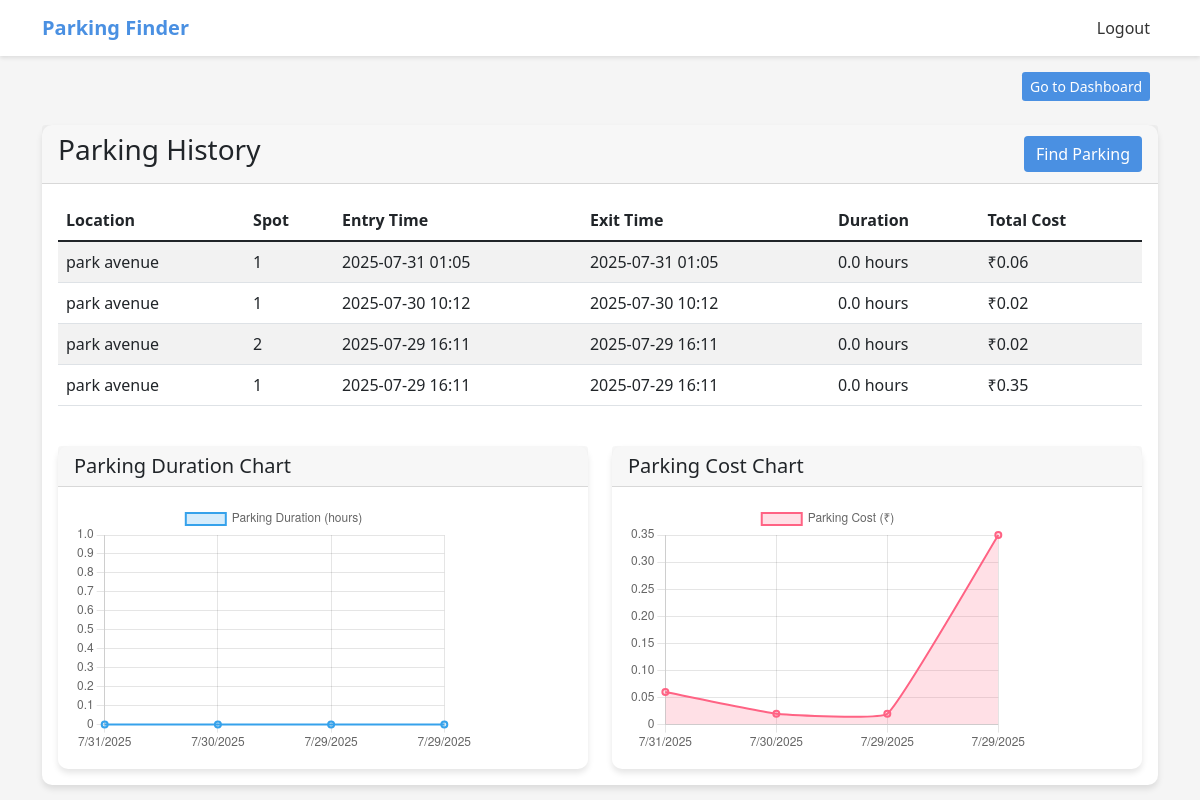
The page /user/history (signed in) on the database its author committed.
### app/models.py (models this page shows, shortened)
class Reservation(db.Model):
    __tablename__ = 'reservations'
    id = db.Column(db.Integer, primary_key=True)
    spot_id = db.Column(db.Integer, db.ForeignKey('parking_spots.id'), nullable=False)
    user_id = db.Column(db.Integer, db.ForeignKey('users.id'), nullable=False)
    parking_time = db.Column(db.DateTime, default=datetime.utcnow)
    leaving_time = db.Column(db.DateTime)
    cost_per_hour = db.Column(db.Float)
    def calculate_total_cost(self):
        if not self.leaving_time:
            return 0
        duration = (self.leaving_time - self.parking_time).total_seconds() / 3600  # hours
        return round(duration * self.cost_per_hour, 2)

class ParkingLot(db.Model):
    __tablename__ = 'parking_lots'
    id = db.Column(db.Integer, primary_key=True)
    prime_location_name = db.Column(db.String(100), nullable=False)
    address = db.Column(db.String(200), nullable=False)
    pin_code = db.Column(db.String(6), nullable=False)
    price_per_hour = db.Column(db.Float, nullable=False)
    max_spots = db.Column(db.Integer, nullable=False)
    spots = db.relationship('ParkingSpot', backref='lot', lazy=True, cascade="all, delete-orphan")

class ParkingSpot(db.Model):
    __tablename__ = 'parking_spots'
    id = db.Column(db.Integer, primary_key=True)
    lot_id = db.Column(db.Integer, db.ForeignKey('parking_lots.id'), nullable=False)
    status = db.Column(db.String(1), default='A')  # A - Available, O - Occupied
    reservation = db.relationship('Reservation', backref='spot', uselist=False)

### app/routes.py (the view)
@user.route('/history')
@login_required
@user_required
def parking_history():
    completed_reservations = Reservation.query.filter_by(
        user_id=current_user.id
    ).filter(
        Reservation.leaving_time.isnot(None)
    ).order_by(Reservation.parking_time.desc()).all()
    return render_template('user/history.html', reservations=completed_reservations)

### app/__init__.py (called while the page is built)
@login_manager.user_loader
def load_user(user_id):
    from .models import User
    return User.query.get(int(user_id))

### app/templates/user/history.html (shortened to what this page needs)
{% extends 'base.html' %}
{% block content %}
<div class="container mt-4">
    <div class="card">
        <div class="card-header d-flex justify-content-between align-items-center">
            <h3>Parking History</h3>
            <a href="{{ url_for('user.view_parking_lots') }}" class="btn btn-primary">Find Parking</a>
        </div>
        <div class="card-body">
            {% if reservations %}
            <div class="table-responsive">
                <table class="table table-striped">
                    <thead>
                        <tr>
                            <th>Location</th>
                            <th>Spot</th>
                            <th>Entry Time</th>
                            <th>Exit Time</th>
                            <th>Duration</th>
                            <th>Total Cost</th>
                        </tr>
                    </thead>
                    <tbody>
                        {% for reservation in reservations %}
                        <tr>
                            <td>{{ reservation.spot.lot.prime_location_name }}</td>
                            <td>{{ reservation.spot.id }}</td>
                            <td>{{ reservation.parking_time.strftime('%Y-%m-%d %H:%M') }}</td>
                            <td>{{ reservation.leaving_time.strftime('%Y-%m-%d %H:%M') }}</td>
                            <td>{{ ((reservation.leaving_time - reservation.parking_time).total_seconds() / 3600)|round(1) }} hours</td>
                            <td>₹{{ reservation.calculate_total_cost() }}</td>
                        </tr>
                        {% endfor %}
                    </tbody>
                </table>
            </div>
            <div class="row mt-4">
                <div class="col-md-6">
                    <div class="card">
                        <div class="card-header">
                            <h5 class="mb-0">Parking Duration Chart</h5>
                        </div>
                        <div class="card-body">
                            <canvas id="parkingDurationChart" width="400" height="250"></canvas>
                        </div>
                    </div>
                </div>
                <div class="col-md-6">
                    <div class="card">
                        <div class="card-header">
                            <h5 class="mb-0">Parking Cost Chart</h5>
                        </div>
                        <div class="card-body">
                            <canvas id="parkingCostChart" width="400" height="250"></canvas>
                        </div>
                    </div>
                </div>
            </div>
            {% else %}
            <div class="text-center py-5">
                <h4>No parking history found</h4>
                <p>Your completed parking sessions will appear here</p>
            </div>
            {% endif %}
        </div>
    </div>
</div>
<script>
document.addEventListener('DOMContentLoaded', function() {
    fetch('{{ url_for("user.get_user_history") }}')
        .then(response => response.json())
        .then(data => {
            const labels = data.map(item => new Date(item.parking_time).toLocaleDateString());
            const durationCtx = document.getElementById('parkingDurationChart').getContext('2d');
            new Chart(durationCtx, {
                type: 'line',
                data: {
                    labels: labels,
                    datasets: [{
                        label: 'Parking Duration (hours)',
                        data: data.map(item => item.duration),
                        backgroundColor: 'rgba(54, 162, 235, 0.2)',
                        borderColor: 'rgba(54, 162, 235, 1)',
                        borderWidth: 2,
                        fill: true,
                        tension: 0.1
                    }]
                },
                options: {
                    responsive: false,
                    maintainAspectRatio: false,
                    animation: false,
                    scales: {
                        y: { beginAtZero: true }
                    }
                }
            });
            const costCtx = document.getElementById('parkingCostChart').getContext('2d');
            new Chart(costCtx, {
                type: 'line',
                data: {
                    labels: labels,
                    datasets: [{
                        label: 'Parking Cost (₹)',
                        data: data.map(item => item.cost),
                        backgroundColor: 'rgba(255, 99, 132, 0.2)',
                        borderColor: 'rgba(255, 99, 132, 1)',
                        borderWidth: 2,
                        fill: true,
                        tension: 0.1
                    }]
                },
                options: {
                    responsive: false,
                    maintainAspectRatio: false,
                    animation: false,
                    scales: {
                        y: { beginAtZero: true }
                    }
                }
            });
        });
});
</script>
{% endblock %}

### app/templates/base.html (style rules this page uses)
:root { --primary-color: #4A90E2; --secondary-color: #F5F5F5; --accent-color: #34C759; }
body { background-color: var(--secondary-color); font-family: 'Segoe UI', sans-serif; }
.card { border-radius: 10px; border: none; box-shadow: 0 4px 6px rgba(0,0,0,0.1); }
.btn-primary { background-color: var(--primary-color); border: none; }

### rows shown on the page
Reservation: spot.lot.prime_location_name "park avenue", spot.id "1", parking_time "2025-07-31 01:05", leaving_time "2025-07-31 01:05", leaving_time+parking_time "0.0", calculate_total_cost "0.06"
Reservation: spot.lot.prime_location_name "park avenue", spot.id "1", parking_time "2025-07-30 10:12", leaving_time "2025-07-30 10:12", leaving_time+parking_time "0.0", calculate_total_cost "0.02"
Reservation: spot.lot.prime_location_name "park avenue", spot.id "2", parking_time "2025-07-29 16:11", leaving_time "2025-07-29 16:11", leaving_time+parking_time "0.0", calculate_total_cost "0.02"
Reservation: spot.lot.prime_location_name "park avenue", spot.id "1", parking_time "2025-07-29 16:11", leaving_time "2025-07-29 16:11", leaving_time+parking_time "0.0", calculate_total_cost "0.35"
